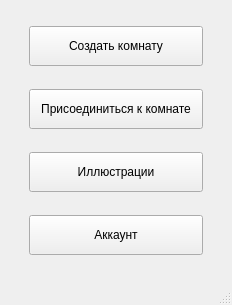
<?xml version="1.0" encoding="UTF-8"?>
<ui version="4.0">
 <class>mainwndw</class>
 <widget class="QMainWindow" name="mainwndw">
  <property name="geometry">
   <rect>
    <x>0</x>
    <y>0</y>
    <width>232</width>
    <height>305</height>
   </rect>
  </property>
  <property name="windowTitle">
   <string>MainWindow</string>
  </property>
  <widget class="QWidget" name="centralwidget">
   <property name="maximumSize">
    <size>
     <width>764</width>
     <height>16777215</height>
    </size>
   </property>
   <layout class="QHBoxLayout" name="horizontalLayout">
    <item>
     <layout class="QVBoxLayout" name="verticalLayout">
      <property name="leftMargin">
       <number>20</number>
      </property>
      <property name="rightMargin">
       <number>20</number>
      </property>
      <item>
       <widget class="QPushButton" name="btn_create_room">
        <property name="minimumSize">
         <size>
          <width>0</width>
          <height>40</height>
         </size>
        </property>
        <property name="text">
         <string>Создать комнату</string>
        </property>
       </widget>
      </item>
      <item>
       <widget class="QPushButton" name="btn_connect_room">
        <property name="minimumSize">
         <size>
          <width>0</width>
          <height>40</height>
         </size>
        </property>
        <property name="text">
         <string>Присоединиться к комнате</string>
        </property>
       </widget>
      </item>
      <item>
       <widget class="QPushButton" name="btn_illustrations">
        <property name="minimumSize">
         <size>
          <width>0</width>
          <height>40</height>
         </size>
        </property>
        <property name="text">
         <string>Иллюстрации</string>
        </property>
       </widget>
      </item>
      <item>
       <widget class="QPushButton" name="btn_account">
        <property name="minimumSize">
         <size>
          <width>0</width>
          <height>40</height>
         </size>
        </property>
        <property name="text">
         <string>Аккаунт</string>
        </property>
       </widget>
      </item>
     </layout>
    </item>
   </layout>
  </widget>
  <widget class="QMenuBar" name="menubar">
   <property name="geometry">
    <rect>
     <x>0</x>
     <y>0</y>
     <width>232</width>
     <height>22</height>
    </rect>
   </property>
  </widget>
  <widget class="QStatusBar" name="statusbar"/>
 </widget>
 <tabstops>
  <tabstop>btn_create_room</tabstop>
  <tabstop>btn_illustrations</tabstop>
  <tabstop>btn_account</tabstop>
 </tabstops>
 <resources/>
 <connections/>
</ui>
